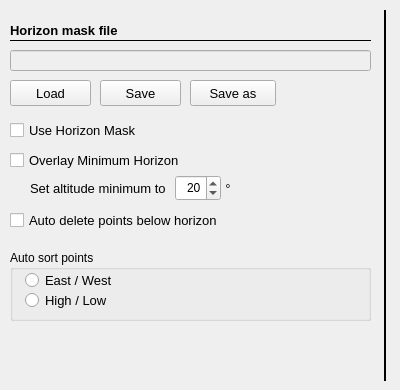
     <widget class="QWidget" name="tab_22">
      <attribute name="title">
       <string>Horizon</string>
      </attribute>
      <widget class="Line" name="line_96">
       <property name="geometry">
        <rect>
         <x>380</x>
         <y>10</y>
         <width>11</width>
         <height>371</height>
        </rect>
       </property>
       <property name="styleSheet">
        <string notr="true"/>
       </property>
       <property name="frameShadow">
        <enum>QFrame::Plain</enum>
       </property>
       <property name="lineWidth">
        <number>2</number>
       </property>
       <property name="orientation">
        <enum>Qt::Vertical</enum>
       </property>
      </widget>
      <widget class="QCheckBox" name="checkUseHorizonMin">
       <property name="geometry">
        <rect>
         <x>10</x>
         <y>150</y>
         <width>211</width>
         <height>21</height>
        </rect>
       </property>
       <property name="font">
        <font>
         <pointsize>10</pointsize>
        </font>
       </property>
       <property name="toolTip">
        <string>&lt;html&gt;&lt;head/&gt;&lt;body&gt;&lt;p&gt;Use minimum altitude for horizon mask in hemisphere window.&lt;/p&gt;&lt;/body&gt;&lt;/html&gt;</string>
       </property>
       <property name="text">
        <string>Overlay Minimum Horizon</string>
       </property>
       <property name="checked">
        <bool>false</bool>
       </property>
      </widget>
      <widget class="QCheckBox" name="checkAutoDeletePoints">
       <property name="geometry">
        <rect>
         <x>10</x>
         <y>210</y>
         <width>211</width>
         <height>20</height>
        </rect>
       </property>
       <property name="font">
        <font>
         <pointsize>10</pointsize>
        </font>
       </property>
       <property name="toolTip">
        <string>&lt;html&gt;&lt;head/&gt;&lt;body&gt;&lt;p&gt;Removes modeling points, which are below the horizon mask.&lt;/p&gt;&lt;/body&gt;&lt;/html&gt;</string>
       </property>
       <property name="text">
        <string>Auto delete points below horizon</string>
       </property>
      </widget>
      <widget class="QGroupBox" name="groupBoxCoordinateSystems_2">
       <property name="geometry">
        <rect>
         <x>10</x>
         <y>250</y>
         <width>361</width>
         <height>71</height>
        </rect>
       </property>
       <property name="title">
        <string>Auto sort points</string>
       </property>
       <widget class="QRadioButton" name="checkSortPointsHL">
        <property name="geometry">
         <rect>
          <x>15</x>
          <y>40</y>
          <width>111</width>
          <height>20</height>
         </rect>
        </property>
        <property name="font">
         <font>
          <pointsize>10</pointsize>
         </font>
        </property>
        <property name="toolTip">
         <string>&lt;html&gt;&lt;head/&gt;&lt;body&gt;&lt;p&gt;Sorts the modeling points EAST / WEST side of pier.&lt;/p&gt;&lt;/body&gt;&lt;/html&gt;</string>
        </property>
        <property name="text">
         <string>High / Low</string>
        </property>
       </widget>
       <widget class="QRadioButton" name="checkSortPointsEW">
        <property name="geometry">
         <rect>
          <x>15</x>
          <y>20</y>
          <width>106</width>
          <height>20</height>
         </rect>
        </property>
        <property name="font">
         <font>
          <pointsize>10</pointsize>
         </font>
        </property>
        <property name="toolTip">
         <string>&lt;html&gt;&lt;head/&gt;&lt;body&gt;&lt;p&gt;Sorts the modeling points EAST / WEST side of pier.&lt;/p&gt;&lt;/body&gt;&lt;/html&gt;</string>
        </property>
        <property name="text">
         <string>East / West</string>
        </property>
       </widget>
      </widget>
      <widget class="QLabel" name="label_201">
       <property name="geometry">
        <rect>
         <x>30</x>
         <y>175</y>
         <width>146</width>
         <height>26</height>
        </rect>
       </property>
       <property name="font">
        <font>
         <pointsize>10</pointsize>
        </font>
       </property>
       <property name="text">
        <string>Set altitude minimum to</string>
       </property>
      </widget>
      <widget class="QPushButton" name="saveHorizonMaskAs">
       <property name="enabled">
        <bool>true</bool>
       </property>
       <property name="geometry">
        <rect>
         <x>190</x>
         <y>80</y>
         <width>86</width>
         <height>26</height>
        </rect>
       </property>
       <property name="font">
        <font>
         <pointsize>10</pointsize>
        </font>
       </property>
       <property name="toolTip">
        <string>&lt;html&gt;&lt;head/&gt;&lt;body&gt;&lt;p&gt;Saves the horizon mask in new file&lt;/p&gt;&lt;/body&gt;&lt;/html&gt;</string>
       </property>
       <property name="styleSheet">
        <string notr="true"/>
       </property>
       <property name="text">
        <string>Save as</string>
       </property>
      </widget>
      <widget class="QCheckBox" name="checkUseHorizon">
       <property name="geometry">
        <rect>
         <x>10</x>
         <y>120</y>
         <width>211</width>
         <height>21</height>
        </rect>
       </property>
       <property name="font">
        <font>
         <pointsize>10</pointsize>
        </font>
       </property>
       <property name="toolTip">
        <string>&lt;html&gt;&lt;head/&gt;&lt;body&gt;&lt;p&gt;Use horizon mask file in hemisphere window.&lt;/p&gt;&lt;/body&gt;&lt;/html&gt;</string>
       </property>
       <property name="text">
        <string>Use Horizon Mask</string>
       </property>
       <property name="checked">
        <bool>false</bool>
       </property>
      </widget>
      <widget class="QLineEdit" name="horizonFileName">
       <property name="enabled">
        <bool>false</bool>
       </property>
       <property name="geometry">
        <rect>
         <x>10</x>
         <y>50</y>
         <width>361</width>
         <height>21</height>
        </rect>
       </property>
       <property name="font">
        <font>
         <family>Courier</family>
         <pointsize>10</pointsize>
         <weight>50</weight>
         <bold>false</bold>
        </font>
       </property>
       <property name="mouseTracking">
        <bool>false</bool>
       </property>
       <property name="focusPolicy">
        <enum>Qt::NoFocus</enum>
       </property>
       <property name="acceptDrops">
        <bool>false</bool>
       </property>
       <property name="toolTip">
        <string>&lt;html&gt;&lt;head/&gt;&lt;body&gt;&lt;p&gt;Name of Horizon Mask file, where the data is stored.&lt;/p&gt;&lt;p&gt;Please Double Click to Select.&lt;/p&gt;&lt;/body&gt;&lt;/html&gt;</string>
       </property>
       <property name="layoutDirection">
        <enum>Qt::RightToLeft</enum>
       </property>
       <property name="text">
        <string/>
       </property>
       <property name="readOnly">
        <bool>false</bool>
       </property>
      </widget>
      <widget class="Line" name="line_58">
       <property name="geometry">
        <rect>
         <x>10</x>
         <y>40</y>
         <width>361</width>
         <height>1</height>
        </rect>
       </property>
       <property name="font">
        <font>
         <pointsize>10</pointsize>
        </font>
       </property>
       <property name="frameShadow">
        <enum>QFrame::Plain</enum>
       </property>
       <property name="orientation">
        <enum>Qt::Horizontal</enum>
       </property>
      </widget>
      <widget class="QPushButton" name="saveHorizonMask">
       <property name="enabled">
        <bool>true</bool>
       </property>
       <property name="geometry">
        <rect>
         <x>100</x>
         <y>80</y>
         <width>81</width>
         <height>26</height>
        </rect>
       </property>
       <property name="font">
        <font>
         <pointsize>10</pointsize>
        </font>
       </property>
       <property name="toolTip">
        <string>&lt;html&gt;&lt;head/&gt;&lt;body&gt;&lt;p&gt;Saves the horizon mask in file&lt;/p&gt;&lt;/body&gt;&lt;/html&gt;</string>
       </property>
       <property name="styleSheet">
        <string notr="true"/>
       </property>
       <property name="text">
        <string>Save</string>
       </property>
      </widget>
      <widget class="QLabel" name="label_194">
       <property name="geometry">
        <rect>
         <x>10</x>
         <y>20</y>
         <width>121</width>
         <height>21</height>
        </rect>
       </property>
       <property name="font">
        <font>
         <pointsize>10</pointsize>
         <weight>75</weight>
         <bold>true</bold>
        </font>
       </property>
       <property name="text">
        <string>Horizon mask file</string>
       </property>
      </widget>
      <widget class="QPushButton" name="loadHorizonMask">
       <property name="geometry">
        <rect>
         <x>10</x>
         <y>80</y>
         <width>81</width>
         <height>26</height>
        </rect>
       </property>
       <property name="font">
        <font>
         <pointsize>10</pointsize>
        </font>
       </property>
       <property name="toolTip">
        <string>&lt;html&gt;&lt;head/&gt;&lt;body&gt;&lt;p&gt;Loads the horizon mask from given file&lt;/p&gt;&lt;/body&gt;&lt;/html&gt;</string>
       </property>
       <property name="styleSheet">
        <string notr="true"/>
       </property>
       <property name="text">
        <string>Load</string>
       </property>
      </widget>
      <widget class="QLabel" name="label_100">
       <property name="geometry">
        <rect>
         <x>220</x>
         <y>175</y>
         <width>16</width>
         <height>26</height>
        </rect>
       </property>
       <property name="font">
        <font>
         <pointsize>10</pointsize>
        </font>
       </property>
       <property name="text">
        <string>°</string>
       </property>
       <property name="alignment">
        <set>Qt::AlignCenter</set>
       </property>
       <property name="wordWrap">
        <bool>false</bool>
       </property>
      </widget>
      <widget class="QDoubleSpinBox" name="altitudeHorizonMin">
       <property name="geometry">
        <rect>
         <x>175</x>
         <y>175</y>
         <width>46</width>
         <height>26</height>
        </rect>
       </property>
       <property name="font">
        <font>
         <family>Arial</family>
         <weight>50</weight>
         <bold>false</bold>
        </font>
       </property>
       <property name="toolTip">
        <string>&lt;html&gt;&lt;head/&gt;&lt;body&gt;&lt;p&gt;&lt;br/&gt;&lt;/p&gt;&lt;/body&gt;&lt;/html&gt;</string>
       </property>
       <property name="alignment">
        <set>Qt::AlignRight|Qt::AlignTrailing|Qt::AlignVCenter</set>
       </property>
       <property name="decimals">
        <number>0</number>
       </property>
       <property name="minimum">
        <double>0.000000000000000</double>
       </property>
       <property name="maximum">
        <double>90.000000000000000</double>
       </property>
       <property name="singleStep">
        <double>1.000000000000000</double>
       </property>
       <property name="value">
        <double>20.000000000000000</double>
       </property>
      </widget>
     </widget>
